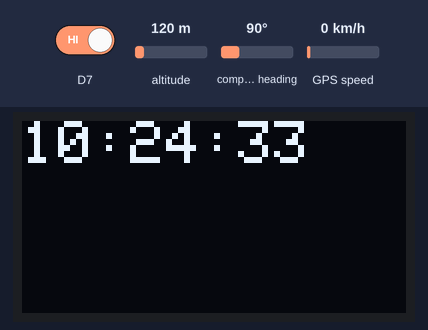
Bench run of a sketch on a simulated ESP8266 (Wemos D1 mini). Parts: 128×64 one-colour display. Inputs (shaded band) come from the test bench; at power-on: D7 LOW, altitude 120 m, compass heading 90°, GPS speed 0 km/h. WiFi joins after 1.5 s; servers stay silent unless stated; the GPS gets a fix after 3 s at 37.7749, -122.4194 with 8 satellites; what the sketch prints to the serial monitor is not drawn.

2.8 s: D7 driven HIGH
Above: at 3.4 s.
Timing chart, 0 to 5.8 s (numbered marks = the images above; inputs shaded):
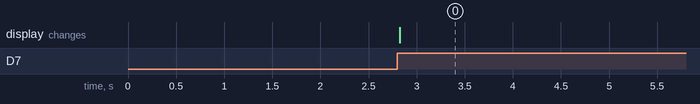

Measured:
- after the input at 2.8 s, the display: changes at once (image 0)

The sketch:

Step7.ino
```cpp
// (licence header left out)
#include <SoftwareSerial.h>                   // built-in
#include <TinyGPS++.h>                        // tinyGPSPlus v1.0.3
#include <Adafruit_SSD1306.h>                 // Adafruit OLED library v2.5.7
#include <ESP8266WiFi.h>                      // Wi-Fi support
#include <WiFiUdp.h>                          // UDP packet support

#define WIFI_SSID "Your SSID"                 // replace with your ID
#define WIFI_PASS "Your Password"             // replace with your password
#define UDP_PORT 1234

SoftwareSerial gpsSerial(D5,D6);
TinyGPSPlus gps;
Adafruit_SSD1306 led(128,64,&Wire);           // OLED display object
volatile int syncFlag = 0;
WiFiUDP UDP;
char packet[255];                             // incoming UDP buffer
char reply[255];                              // outgoing UDP buffer

IRAM_ATTR void ppsHandler() {                 // 1pps interrupt handler
  syncFlag = 1;                               // flag the need to sync
}

void printPacket() {
  int len = UDP.read(packet, 255);            // read UDP data into buffer
  packet[len] = '\0';                         // terminate the incoming string
  Serial.print("Packet received: ");
  Serial.println(packet);                     // print the packet received
}

void acknowledgePacket() {
  int h = gps.time.hour();                    // get the hour
  int m = gps.time.minute();                  // get the minutes
  int s = gps.time.second();                  // get the seconds
  sprintf(reply,"%02d:%02d:%02d UTC",h,m,s);  // copy formatted time to reply buffer
  Serial.print("Packet sent:     ");
  Serial.println(reply);                      // print the packet sent

  UDP.beginPacket(UDP.remoteIP(),UDP.remotePort());
  UDP.write(reply);                           // send time via UDP
  UDP.endPacket();
}

void connectToWiFi() {
  WiFi.begin(WIFI_SSID, WIFI_PASS);
  Serial.print("Connecting to ");
  Serial.print(WIFI_SSID);
  while (WiFi.status() != WL_CONNECTED) {     // while trying to connect
    delay(500);                               // print a dot every 0.5 sec
    Serial.print(".");
  }
  Serial.println();
  Serial.print("Connected! IP address: ");
  Serial.println(WiFi.localIP());
}

void displayTime() {
  led.clearDisplay();                         // erase previous screen
  led.setCursor(0,0);                         // start at top-left
  int h = gps.time.hour();                    // get the hour
  int m = gps.time.minute();                  // get the minutes
  int s = gps.time.second();                  // get the seconds

  s++;                                        // advance to the next second
  if (s>59) {s=0; m++;}                       // second overflow! Add a minute
  if (m>59) {m=0; h++;}                       // minute overflow! Add an hour
  if (h>23) {h=0;}                            // midnight! Reset to zero

  if (h<10) led.print("0");                   // make it 2 digits: '6'->'06'
  led.print(h); led.print(":");               // print the hour
  if (m<10) led.print("0");                   // make it 2 digits: '6'->'06'
  led.print(m); led.print(":");               // print the minutes
  if (s<10) led.print("0");                   // make it 2 digits: '6'->'06'
  led.print(s);                               // print the seconds
  led.display();                              // show the result on screen
}

void setup() {
  gpsSerial.begin(9600);                      // GPS Data @ 9600 baud
  Serial.begin(115200);                       // Serial monitor @ 115200 baud
  led.begin(SSD1306_SWITCHCAPVCC,0x3C);       // turn on OLED display
  led.setTextColor(WHITE);                    // white on black text
  led.setTextSize(2);                         // size 2 is easily readable
  attachInterrupt(digitalPinToInterrupt(      // enable 1pps GPS time sync
    D7), ppsHandler, RISING);
  connectToWiFi();
  UDP.begin(UDP_PORT);
  Serial.print("Listening on UDP port ");
  Serial.println(UDP_PORT);
}

void loop() {
  if (gpsSerial.available()) {                // any data from GPS?
    char c = gpsSerial.read();                // yes, so get the next character
    gps.encode(c);                            // and feed it to GPS parser
  }
  if (syncFlag) {                             // 1pps signal received from GPS?
    syncFlag = 0;                             // yes, so reset the flag
    displayTime();                            // and display the time
  }
  int packetSize = UDP.parsePacket();        // look for packet data
  if (packetSize) {                          // data was received, so...
    printPacket();                           // print it out
    acknowledgePacket();                     // and send a reply
  }
}
```
